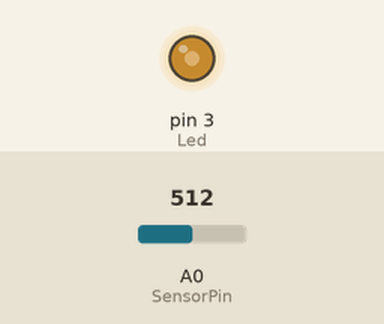
This sketch was run on a simulated Arduino Uno, built with avr-gcc and run on an emulated ATmega328P. On the bench: output pins drawn as LEDs (lit = HIGH). The test bench sets the inputs (shaded band); at power-on: A0 (SensorPin) = 512.

Above: at 1.2 s.
1.3 s: A0 (SensorPin) set to 716
At 2.5 s:
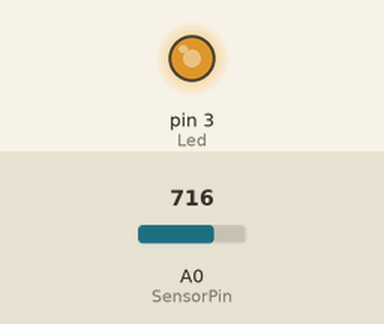
2.8 s: A0 (SensorPin) set to 900
At 3.7 s:
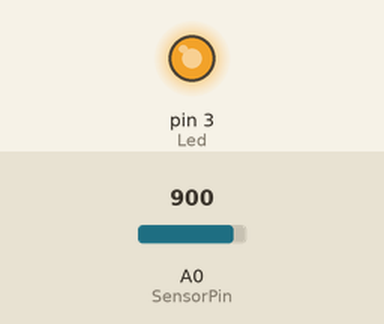
4.3 s: A0 (SensorPin) set to 122
At 4.9 s:
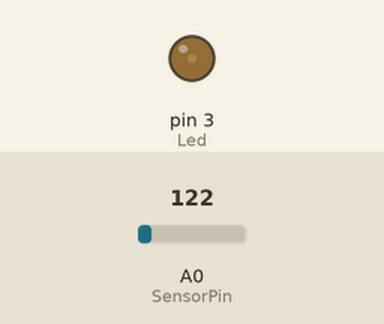
5.8 s: A0 (SensorPin) set to 0
At 7.2 s:
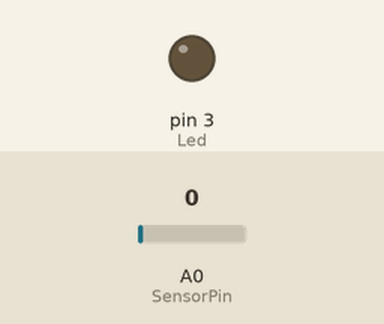
Timing chart, 0 to 8.3 s (numbered marks = the images above; inputs shaded):
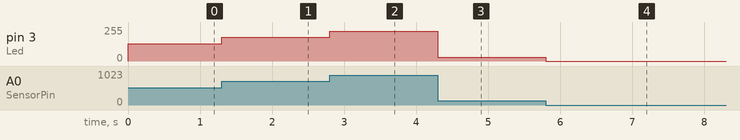

The sketch:

led3.ino
```cpp
int SensorPin=A0;
byte Led=3;
int SensorValue=0;
void setup() {
  // put your setup code here, to run once:
  pinMode(Led,OUTPUT);
}

void loop() {
  // put your main code here, to run repeatedly:
   SensorValue=analogRead(SensorPin);
   analogWrite(Led,SensorValue/4);
}
```

Measured:
- after the input at 1.3 s, pin 3 (Led): 128/255 → 179/255 at once
- after the input at 2.8 s, pin 3 (Led): 179/255 → 225/255 at once
- after the input at 4.3 s, pin 3 (Led): 225/255 → 30/255 at once
- after the input at 5.8 s, pin 3 (Led): 30/255 → 0/255 at once
